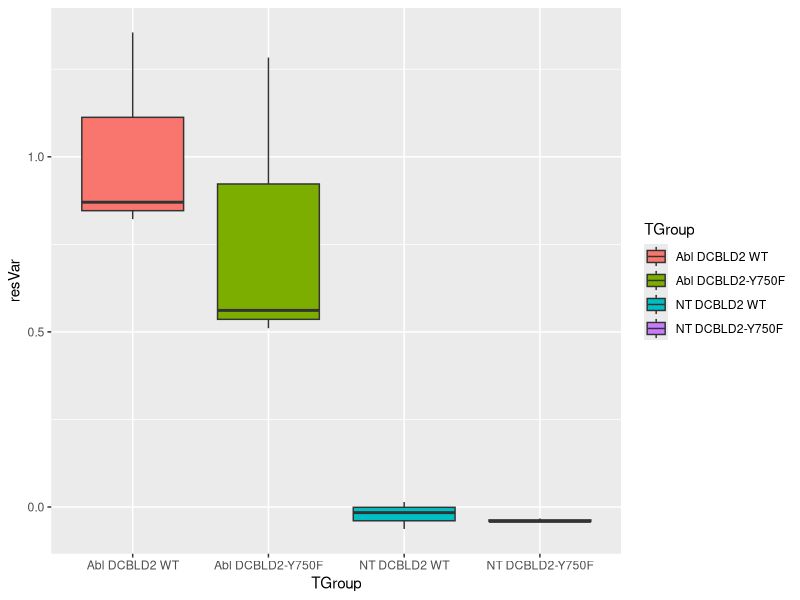
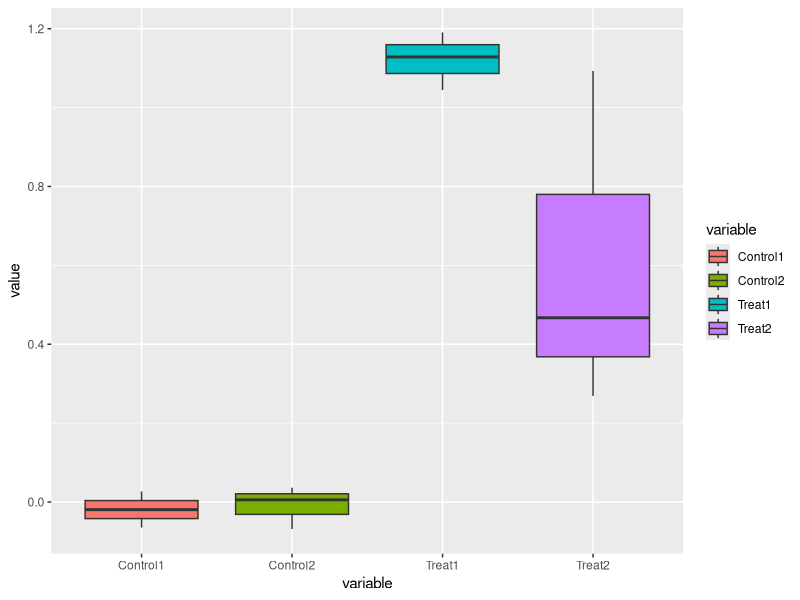
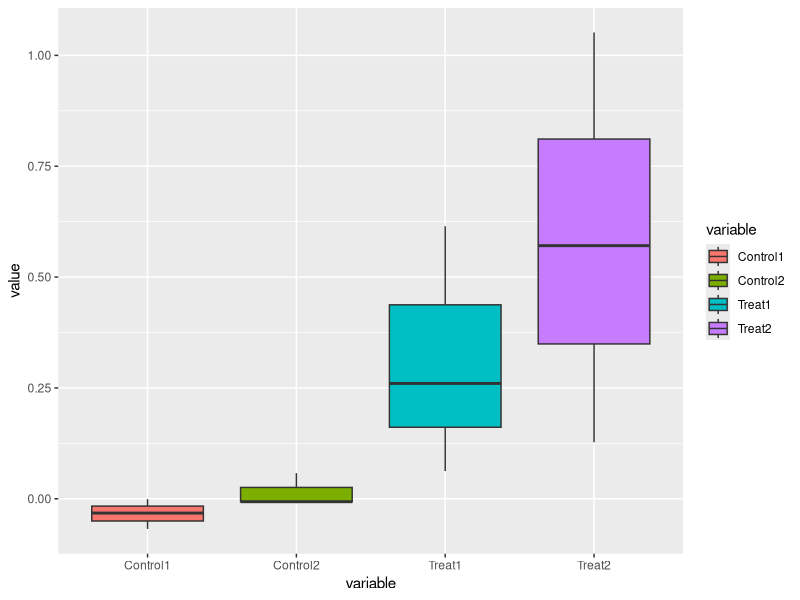
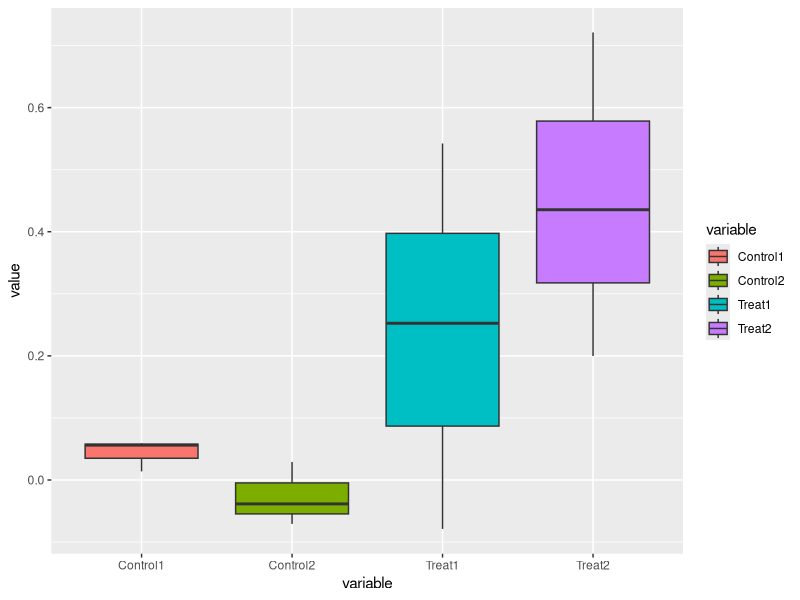
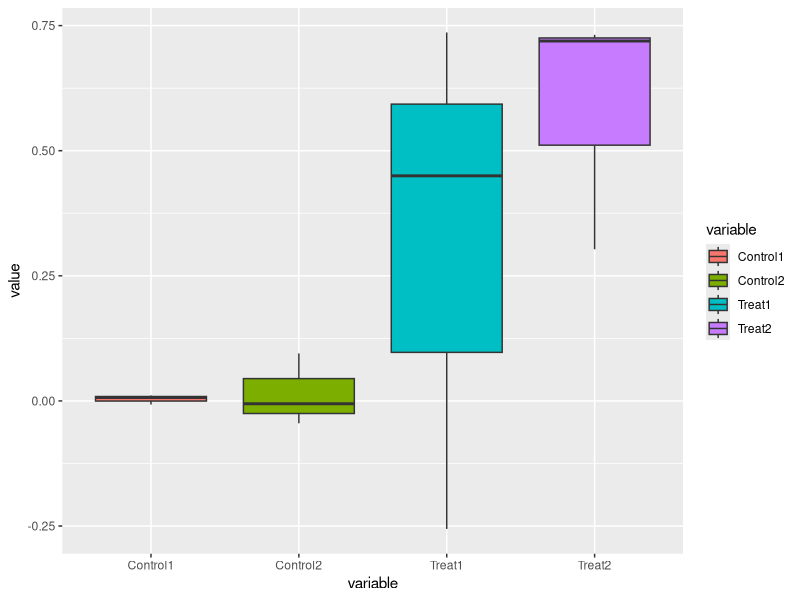
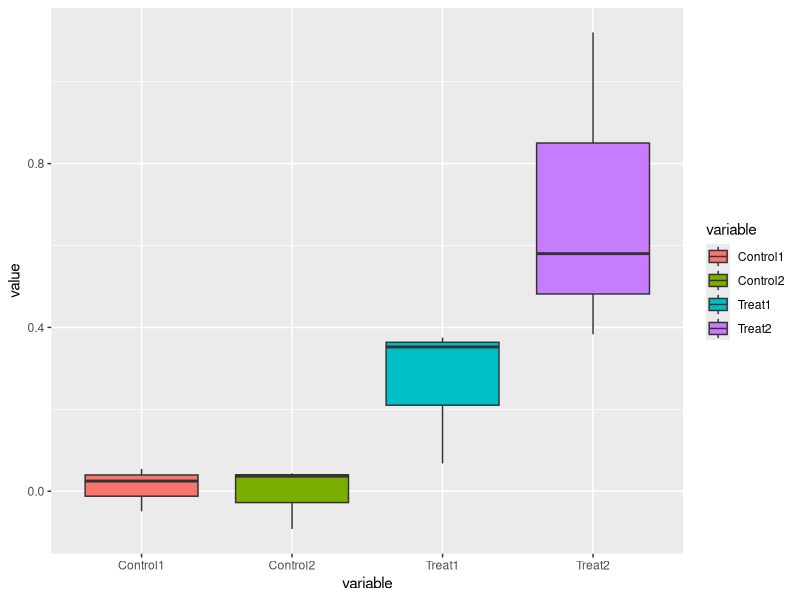
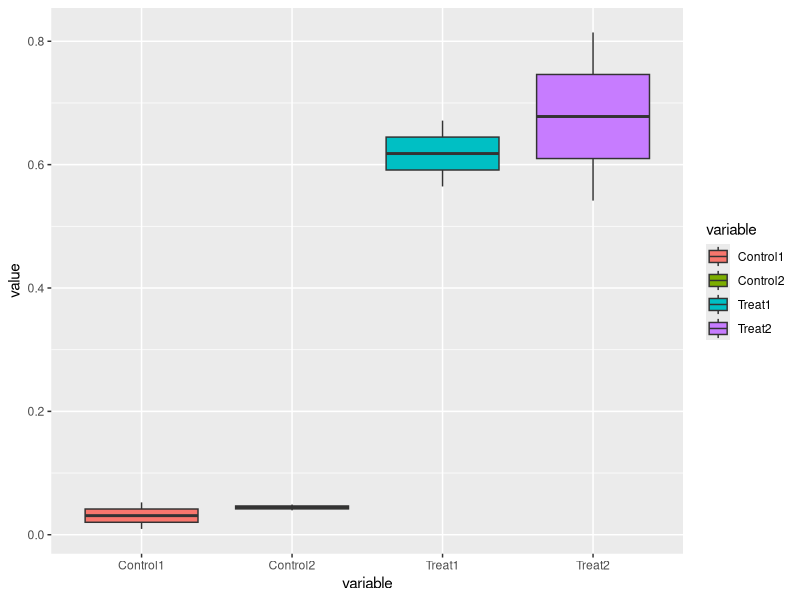
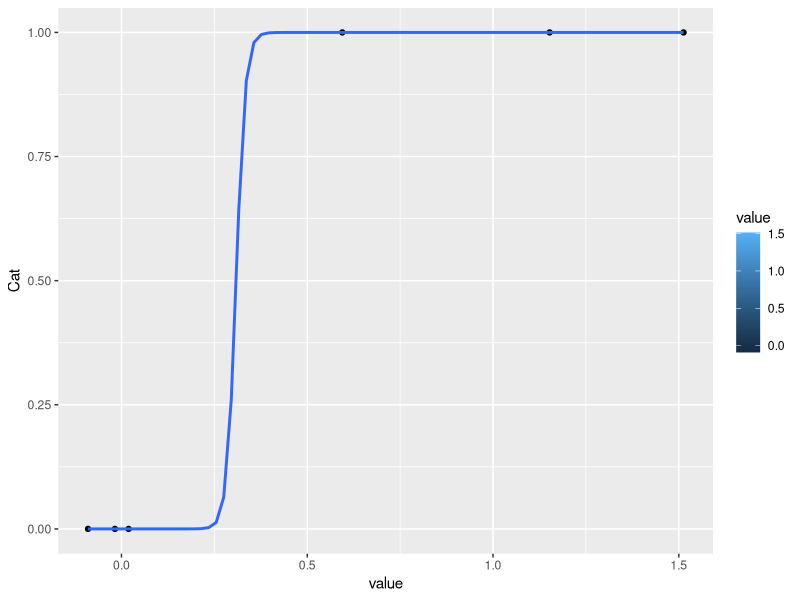

Here is the R script that generated these plots, in order:
## ---- chunk 1
library(ggplot2)
nGroup <- 3
nName <- c("NT DCBLD2 WT", "NT DCBLD2-Y750F", "Abl DCBLD2 WT", "Abl DCBLD2-Y750F")
nSize <- c(3,3,3,3)
nMean <- c(0,0,1.1,0.82)
nSD <- c(0.05,0.05,0.30,0.30)
ID <- 1:(sum(nSize))

resVar <- c(rnorm(n=nSize[1],mean=nMean[1],sd=nSD[1]),
            rnorm(n=nSize[2],mean=nMean[2],sd=nSD[2]),
            rnorm(n=nSize[3],mean=nMean[3],sd=nSD[3]),
            rnorm(n=nSize[4],mean=nMean[4],sd=nSD[4]))


TGroup <- rep(nName,nSize)

ANOdata <- data.frame(ID,TGroup,resVar)

str(ANOdata)
head(ANOdata) # looks good

ANOmodel <- aov(resVar~TGroup,data=ANOdata)
print(ANOmodel)
summary(ANOmodel) # significant p-value

ANOPlot <- ggplot(data=ANOdata,
                  aes(x=TGroup,y=resVar,fill=TGroup)) +
                  geom_boxplot()
  
print(ANOPlot)
## ---- chunk 2

dataCreate <- function(m1=0,m2=0,m3=1.1,m4=0.82,n1=3,n2=3,n3=3,n4=3,sd1=0.05,sd2=0.05,sd3=0.30,sd4=0.30){
  dataFr <- data.frame(Control1=rnorm(mean=m1,n=n1,sd=sd1),
                       Control2=rnorm(mean=m2,n=n2,sd=sd2),
                       Treat1=rnorm(mean=m3,n=n3,sd=sd3),
                       Treat2=rnorm(mean=m4,n=n4,sd=sd4))
  return(dataFr)
}

dataSave <- dataCreate()
head(dataSave)

library(reshape2)
melt(dataSave)

dataNew <- melt(dataSave)
  
ANOmodel2 <- aov(value~variable,data=dataNew)
summary(ANOmodel2) #  p-value fluctuates a lot...probably the small sample size
print(ANOmodel2)

ANOPlot2 <- ggplot(data=dataNew,aes(x=variable,y=value,fill=variable)) + geom_boxplot()

print(ANOPlot2)

## ---- chunk 3
dataSave2 <- dataCreate(m1=0,m2=0,m3=0.5,m4=0.36)
head(dataSave2)

melt(dataSave2)

dataNew2 <- melt(dataSave2)

ANOmodel3 <- aov(value~variable,data=dataNew2)
summary(ANOmodel3) #  p-value not significant
print(ANOmodel3)

ANOPlot3 <- ggplot(data=dataNew2,aes(x=variable,y=value,fill=variable)) + geom_boxplot()

print(ANOPlot3)
## ---- chunk 4
dataSave3 <- dataCreate(m1=0,m2=0,m3=0.5,m4=0.47)
head(dataSave3)

melt(dataSave3)

dataNew3 <- melt(dataSave3)

ANOmodel4 <- aov(value~variable,data=dataNew3)
summary(ANOmodel4) #  p-value mostly significant over multiple runs, but not stably significant
print(ANOmodel4)

ANOPlot4 <- ggplot(data=dataNew3,aes(x=variable,y=value,fill=variable)) + geom_boxplot()

print(ANOPlot4)
## ---- chunk 5
dataSave4 <- dataCreate(m1=0,m2=0,m3=0.5,m4=0.53)
head(dataSave4)

melt(dataSave4)

dataNew4 <- melt(dataSave4)

ANOmodel5 <- aov(value~variable,data=dataNew4)
summary(ANOmodel5) #  p-value still not stably significant
print(ANOmodel5)

ANOPlot5 <- ggplot(data=dataNew4,aes(x=variable,y=value,fill=variable)) + geom_boxplot()

print(ANOPlot5)
## ---- chunk 6
dataSave5 <- dataCreate(m1=0,m2=0,m3=0.5,m4=0.59)
head(dataSave5)

melt(dataSave5)

dataNew5 <- melt(dataSave5)

ANOmodel6 <- aov(value~variable,data=dataNew5)
summary(ANOmodel6) #  p-value now seems stable
print(ANOmodel6)

ANOPlot6 <- ggplot(data=dataNew5,aes(x=variable,y=value,fill=variable)) + geom_boxplot()

print(ANOPlot6)
## ---- chunk 7
dataSave6 <- dataCreate(n1=2,n2=2,n3=2,n4=2)
head(dataSave6)

melt(dataSave6)

dataNew6 <- melt(dataSave6)

ANOmodel7 <- aov(value~variable,data=dataNew6)
summary(ANOmodel7) #  p-value is very stable
print(ANOmodel7)

ANOPlot7 <- ggplot(data=dataNew6,aes(x=variable,y=value,fill=variable)) + geom_boxplot()

print(ANOPlot7)
## ---- chunk 8
dataCreateX <- function(m1=0,m2=1,n1=3,n2=3,sd1=0.05,sd2=0.30){
  dataFrX <- data.frame("0"=rnorm(mean=m1,n=n1,sd=sd1),
                       "1"=rnorm(mean=m2,n=n2,sd=sd2))
  return(dataFrX)
}

dataSaveX <- dataCreateX()
head(dataSaveX)
summary(dataSaveX)

melt(dataSaveX)
dataNewX <- melt(dataSaveX)
class(dataNewX$variable)
dataNewX$Cat<-ifelse(dataNewX$variable == "X0", 0, 1) # very nice!
# as.factor(dataNewX$Cat)

myLogis <- lm(Cat~value,data=dataNewX,family="binomial")
summary(myLogis)
print(myLogis)


myLogisPlot <- ggplot(data=dataNewX,aes(x=value,y=Cat,fill=value)) + geom_point() + stat_smooth(method="glm",method.args=list(family="binomial"),se=FALSE)

print(myLogisPlot)
## ---- chunk 9
dataCreateZ <- function(m1=0.3,m2=1.1,n1=12,n2=12,sd1=0.05,sd2=0.30){
  dataFrZ <- data.frame("0"=rnorm(mean=m1,n=n1,sd=sd1),
                       "1"=rnorm(mean=m2,n=n2,sd=sd2))
  return(dataFrZ)
}

dataSaveZ <- dataCreateZ()
head(dataSaveZ)
summary(dataSaveZ)

melt(dataSaveZ)
dataNewZ <- melt(dataSaveZ)
class(dataNewZ$variable)
dataNewZ$Cat<-ifelse(dataNewZ$variable == "X0", 0, 1)
# as.factor(dataNewZ$Cat)

myLogis2 <- lm(Cat~value,data=dataNewZ,family="binomial")
summary(myLogis2)
print(myLogis2)


myLogisPlot2 <- ggplot(data=dataNewZ,aes(x=value,y=Cat,fill=value)) + geom_point() + stat_smooth(method="glm",method.args=list(family="binomial"),se=FALSE)

print(myLogisPlot2)
